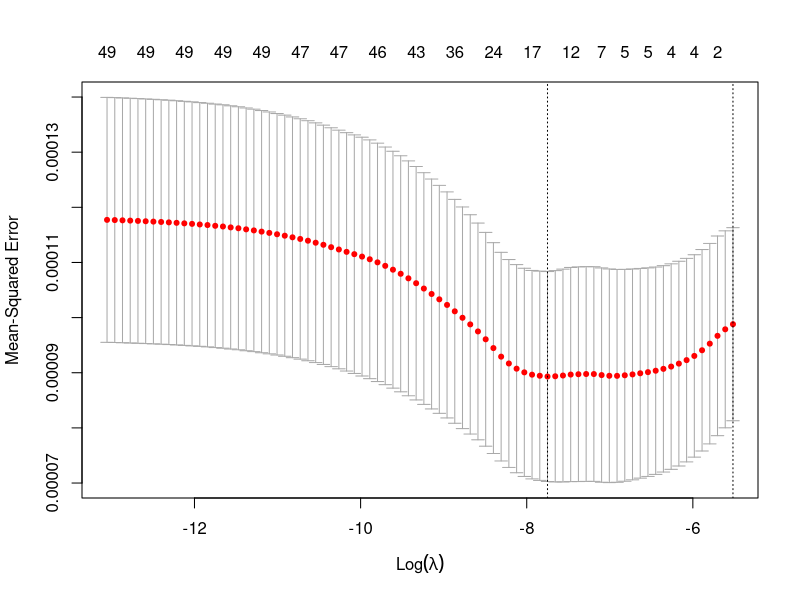
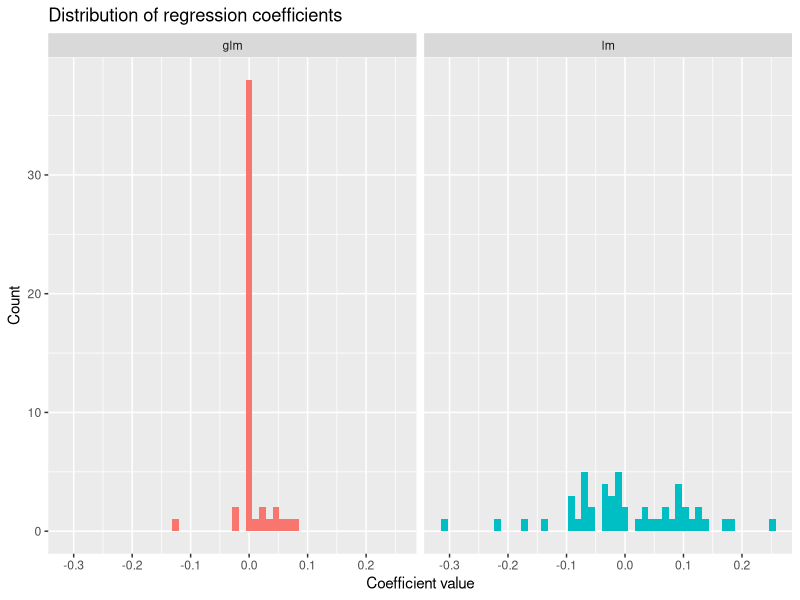
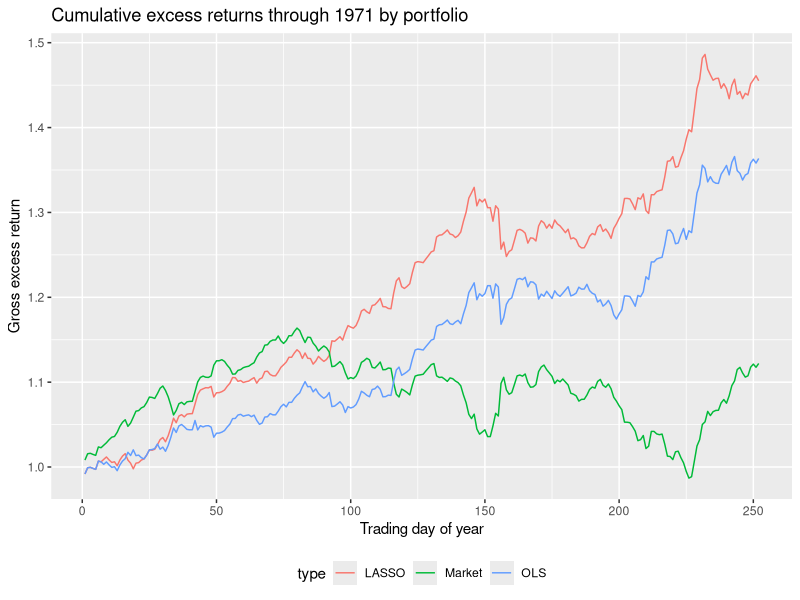

The R script that drew these images, in order:
## ---- chunk 1
knitr::opts_chunk$set(echo = FALSE)
dd_1970 <- read.csv("Data_Daily_1970.csv")
library(dplyr)
library(magrittr)
library(broom)
library(glmnet)
library(reshape2)
library(ggplot2)
## ---- chunk 2
lm_fit <- dd_1970 %>%
    mutate(mkt_excess = lead(mkt_excess, 1)) %>%
    select(-Date) %>%
    lm(mkt_excess ~ ., data = .) 

lm_fit %>% 
    summary %>%
    glance %>% 
    knitr::kable(digits = 4)
## ---- chunk 3
lag_mat <- dd_1970 %>%
    mutate(mkt_excess = lead(mkt_excess, 1)) %>%
    select(-Date) %>%
    model.matrix(mkt_excess ~ ., data = .) %>%
    extract(,-1)

lead_y <- dd_1970 %>%
    mutate(mkt_excess = lead(mkt_excess, 1)) %>% 
    select(mkt_excess) %>% 
    unlist %>%
    extract(-254)

glm_fit <- cv.glmnet(x = lag_mat, y = lead_y, alpha = 1)
## ---- chunk 4
plot(glm_fit)
## ---- chunk 5
# glm
coef_glm <- as.matrix(coef(glm_fit, s = "lambda.min")) %>% unlist
rn <- rownames(coef_glm)
coef_glm %<>% as.data.frame %>%
    mutate(type = "glm", bx = rn)
names(coef_glm) <- c("val", "type", "bx")
# lm
coef_lm <- coef(lm_fit) %>% unlist
coef_lm %<>% 
    as.data.frame %>%
    mutate(type = "lm", bx = rn)
names(coef_lm) <- c("val", "type", "bx")
# combine
coef_mat <- rbind(coef_glm, coef_lm) %>% as.data.frame()
coef_mat %>% 
    ggplot(aes(x = val, fill = type)) +
    geom_histogram(bins = 50) + facet_wrap(~type) +
    theme(legend.position = "none") + 
    ggtitle("Distribution of regression coefficients") +
    xlab("Coefficient value") + ylab("Count")
## ---- chunk 6
dd_1971 <- read.csv("Data_Daily_1971.csv")
lag_1971 <- dd_1971 %>% mutate(mkt_excess = lead(mkt_excess, 1))
## ---- chunk 7
pred_lm <- predict(lm_fit, lag_1971)
long_lm <- (pred_lm > 0) * 2 - 1 
returns_lm <- lag_1971$mkt_excess * long_lm
returns_lm <- returns_lm[complete.cases(returns_lm)]
daily_lm <- cumprod(1+returns_lm)
## ---- chunk 8
coef_glm2 <- as.matrix(coef(glm_fit, s="lambda.min")) %>% as.vector
mat_glm <- as.matrix(select(lag_1971, -Date))
pred_glm <- coef_glm2 %*% t(mat_glm) # yolo
long_glm <- (pred_glm > 0) * 2 -1
returns_glm <- lag_1971$mkt_excess * long_glm
returns_glm <- returns_glm[-which(is.na(returns_glm))]
daily_glm <- cumprod(1 + returns_glm)
## ---- chunk 9
df_glm_gross <- data.frame(type = "LASSO", value = daily_glm, day = 1:252)
df_lm_gross <- data.frame(type = "OLS", value = daily_lm, day = 1:252)
df_mkt_gross <- data.frame(type = "Market", 
                           value = cumprod(lag_1971$mkt_excess[1:252] + 1),
                           day = 1:252)
df_gross <- rbind(df_glm_gross, df_lm_gross, df_mkt_gross)

df_gross %>% 
    ggplot(aes(x = day, y= value, color = type)) + 
    geom_line() + theme(legend.position = "bottom") +
    ggtitle("Cumulative excess returns through 1971 by portfolio") +
    xlab("Trading day of year") + ylab("Gross excess return")
